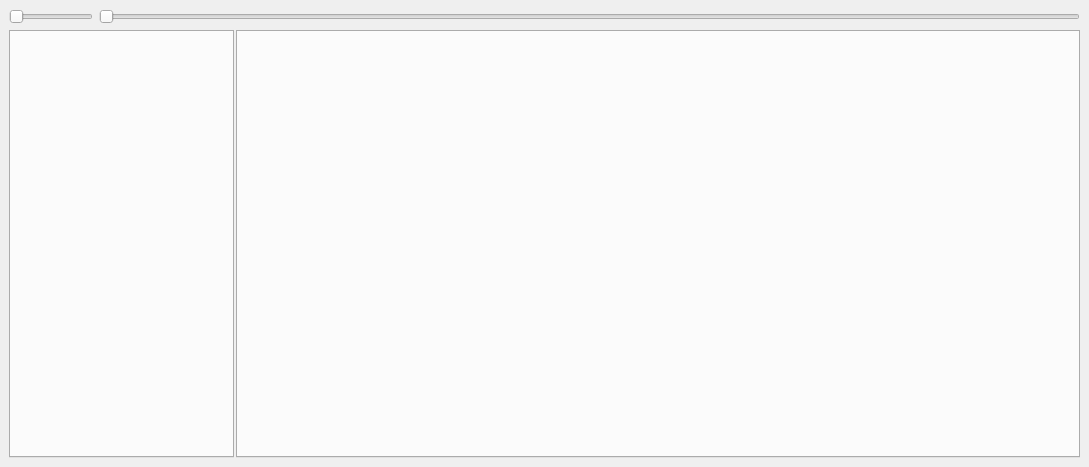
<?xml version="1.0" encoding="UTF-8"?>
<ui version="4.0">
 <class>MainWindowForm</class>
 <widget class="QWidget" name="MainWindowForm">
  <property name="geometry">
   <rect>
    <x>0</x>
    <y>0</y>
    <width>1089</width>
    <height>467</height>
   </rect>
  </property>
  <property name="sizePolicy">
   <sizepolicy hsizetype="Preferred" vsizetype="Preferred">
    <horstretch>0</horstretch>
    <verstretch>0</verstretch>
   </sizepolicy>
  </property>
  <property name="windowTitle">
   <string>Foobar</string>
  </property>
  <layout class="QGridLayout">
   <property name="leftMargin">
    <number>9</number>
   </property>
   <property name="topMargin">
    <number>9</number>
   </property>
   <property name="rightMargin">
    <number>9</number>
   </property>
   <property name="bottomMargin">
    <number>9</number>
   </property>
   <property name="spacing">
    <number>6</number>
   </property>
   <item row="0" column="5">
    <layout class="QHBoxLayout" name="horizontalLayout_2">
     <item>
      <layout class="QHBoxLayout" name="menuLayout"/>
     </item>
     <item>
      <layout class="QHBoxLayout" name="buttonsLayout"/>
     </item>
     <item>
      <widget class="QSlider" name="volumeSlider">
       <property name="sizePolicy">
        <sizepolicy hsizetype="Preferred" vsizetype="Fixed">
         <horstretch>0</horstretch>
         <verstretch>0</verstretch>
        </sizepolicy>
       </property>
       <property name="orientation">
        <enum>Qt::Horizontal</enum>
       </property>
      </widget>
     </item>
     <item>
      <widget class="QSlider" name="seekbar">
       <property name="orientation">
        <enum>Qt::Horizontal</enum>
       </property>
      </widget>
     </item>
    </layout>
   </item>
   <item row="1" column="5">
    <layout class="QHBoxLayout" name="horizontalLayout">
     <property name="spacing">
      <number>2</number>
     </property>
     <item>
      <widget class="QTabWidget" name="albums">
       <property name="sizePolicy">
        <sizepolicy hsizetype="Preferred" vsizetype="Expanding">
         <horstretch>0</horstretch>
         <verstretch>0</verstretch>
        </sizepolicy>
       </property>
       <property name="minimumSize">
        <size>
         <width>225</width>
         <height>0</height>
        </size>
       </property>
       <property name="currentIndex">
        <number>0</number>
       </property>
       <property name="movable">
        <bool>true</bool>
       </property>
      </widget>
     </item>
     <item>
      <widget class="QTabWidget" name="playlist">
       <property name="currentIndex">
        <number>-1</number>
       </property>
       <property name="movable">
        <bool>true</bool>
       </property>
      </widget>
     </item>
    </layout>
   </item>
  </layout>
 </widget>
 <resources/>
 <connections/>
</ui>
